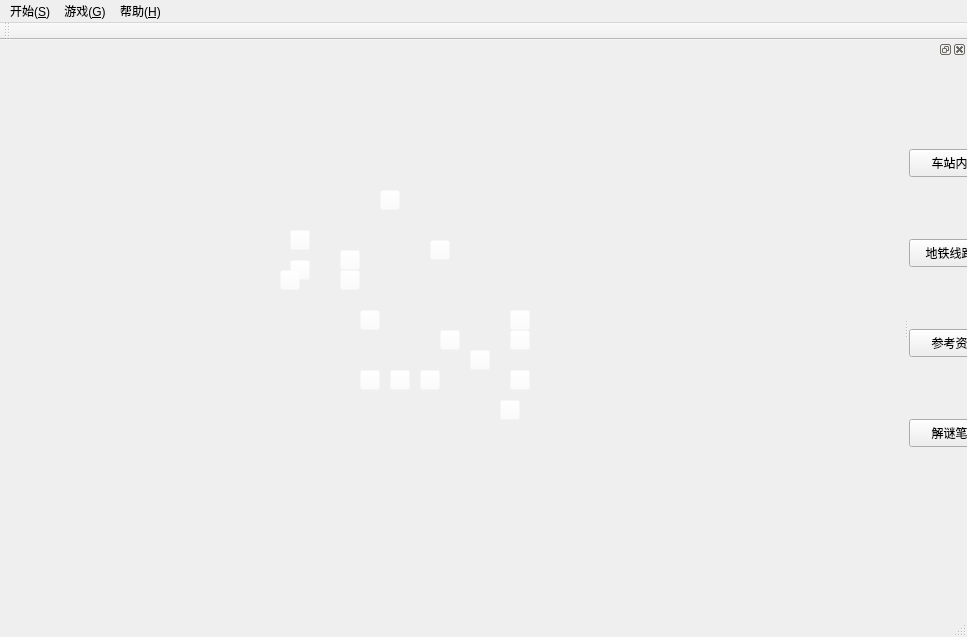
<?xml version="1.0" encoding="UTF-8"?>
<ui version="4.0">
 <class>MyMainWindow</class>
 <widget class="QMainWindow" name="MyMainWindow">
  <property name="geometry">
   <rect>
    <x>0</x>
    <y>0</y>
    <width>967</width>
    <height>637</height>
   </rect>
  </property>
  <property name="windowTitle">
   <string>MyMainWindow</string>
  </property>
  <widget class="QWidget" name="centralWidget">
   <widget class="QPushButton" name="pekinguniveastgate">
    <property name="geometry">
     <rect>
      <x>290</x>
      <y>190</y>
      <width>20</width>
      <height>20</height>
     </rect>
    </property>
    <property name="styleSheet">
     <string notr="true">background-color: rgba(255, 255, 255, 0);</string>
    </property>
    <property name="text">
     <string/>
    </property>
   </widget>
   <widget class="QPushButton" name="xidan">
    <property name="geometry">
     <rect>
      <x>390</x>
      <y>330</y>
      <width>20</width>
      <height>20</height>
     </rect>
    </property>
    <property name="styleSheet">
     <string notr="true">background-color: rgba(255, 255, 255, 0);</string>
    </property>
    <property name="text">
     <string/>
    </property>
   </widget>
   <widget class="QPushButton" name="fuxingmen">
    <property name="geometry">
     <rect>
      <x>360</x>
      <y>330</y>
      <width>20</width>
      <height>20</height>
     </rect>
    </property>
    <property name="styleSheet">
     <string notr="true">background-color: rgba(255, 255, 255, 0);</string>
    </property>
    <property name="text">
     <string/>
    </property>
   </widget>
   <widget class="QPushButton" name="dongsishitiao">
    <property name="geometry">
     <rect>
      <x>510</x>
      <y>290</y>
      <width>20</width>
      <height>20</height>
     </rect>
    </property>
    <property name="styleSheet">
     <string notr="true">background-color: rgba(255, 255, 255, 0);</string>
    </property>
    <property name="text">
     <string/>
    </property>
   </widget>
   <widget class="QPushButton" name="beijingrailwaystation">
    <property name="geometry">
     <rect>
      <x>500</x>
      <y>360</y>
      <width>20</width>
      <height>20</height>
     </rect>
    </property>
    <property name="styleSheet">
     <string notr="true">background-color: rgba(255, 255, 255, 0);</string>
    </property>
    <property name="text">
     <string/>
    </property>
   </widget>
   <widget class="QPushButton" name="tiananmenxi">
    <property name="geometry">
     <rect>
      <x>420</x>
      <y>330</y>
      <width>20</width>
      <height>20</height>
     </rect>
    </property>
    <property name="styleSheet">
     <string notr="true">background-color: rgba(255, 255, 255, 0);</string>
    </property>
    <property name="text">
     <string/>
    </property>
   </widget>
   <widget class="QPushButton" name="nanluoguxiang">
    <property name="geometry">
     <rect>
      <x>440</x>
      <y>290</y>
      <width>20</width>
      <height>20</height>
     </rect>
    </property>
    <property name="styleSheet">
     <string notr="true">background-color: rgba(255, 255, 255, 0);</string>
    </property>
    <property name="text">
     <string/>
    </property>
   </widget>
   <widget class="QPushButton" name="haidianhuangzhuang">
    <property name="geometry">
     <rect>
      <x>280</x>
      <y>230</y>
      <width>20</width>
      <height>20</height>
     </rect>
    </property>
    <property name="styleSheet">
     <string notr="true">background-color: rgba(255, 255, 255, 0);</string>
    </property>
    <property name="text">
     <string/>
    </property>
   </widget>
   <widget class="QPushButton" name="zhongguancun">
    <property name="geometry">
     <rect>
      <x>290</x>
      <y>220</y>
      <width>20</width>
      <height>20</height>
     </rect>
    </property>
    <property name="styleSheet">
     <string notr="true">background-color: rgba(255, 255, 255, 0);</string>
    </property>
    <property name="text">
     <string/>
    </property>
   </widget>
   <widget class="QPushButton" name="wudaokou">
    <property name="geometry">
     <rect>
      <x>340</x>
      <y>210</y>
      <width>20</width>
      <height>20</height>
     </rect>
    </property>
    <property name="styleSheet">
     <string notr="true">background-color: rgba(255, 255, 255, 0);</string>
    </property>
    <property name="text">
     <string/>
    </property>
   </widget>
   <widget class="QPushButton" name="huilongguan">
    <property name="geometry">
     <rect>
      <x>380</x>
      <y>150</y>
      <width>20</width>
      <height>20</height>
     </rect>
    </property>
    <property name="styleSheet">
     <string notr="true">background-color: rgba(255, 255, 255, 0);</string>
    </property>
    <property name="text">
     <string/>
    </property>
   </widget>
   <widget class="QPushButton" name="jianguomen">
    <property name="geometry">
     <rect>
      <x>510</x>
      <y>330</y>
      <width>20</width>
      <height>20</height>
     </rect>
    </property>
    <property name="styleSheet">
     <string notr="true">background-color: rgba(255, 255, 255, 0);</string>
    </property>
    <property name="text">
     <string/>
    </property>
   </widget>
   <widget class="QPushButton" name="dongzhimen">
    <property name="geometry">
     <rect>
      <x>510</x>
      <y>270</y>
      <width>20</width>
      <height>20</height>
     </rect>
    </property>
    <property name="styleSheet">
     <string notr="true">background-color: rgba(255, 255, 255, 0);</string>
    </property>
    <property name="text">
     <string/>
    </property>
   </widget>
   <widget class="QPushButton" name="dongsi">
    <property name="geometry">
     <rect>
      <x>470</x>
      <y>310</y>
      <width>20</width>
      <height>20</height>
     </rect>
    </property>
    <property name="styleSheet">
     <string notr="true">background-color: rgba(255, 255, 255, 0);</string>
    </property>
    <property name="text">
     <string/>
    </property>
   </widget>
   <widget class="QPushButton" name="xizhimen">
    <property name="geometry">
     <rect>
      <x>360</x>
      <y>270</y>
      <width>20</width>
      <height>20</height>
     </rect>
    </property>
    <property name="styleSheet">
     <string notr="true">background-color: rgba(255, 255, 255, 0);</string>
    </property>
    <property name="text">
     <string/>
    </property>
   </widget>
   <widget class="QPushButton" name="forestpark">
    <property name="geometry">
     <rect>
      <x>430</x>
      <y>200</y>
      <width>20</width>
      <height>20</height>
     </rect>
    </property>
    <property name="styleSheet">
     <string notr="true">background-color: rgba(255, 255, 255, 0);</string>
    </property>
    <property name="text">
     <string/>
    </property>
   </widget>
   <widget class="QPushButton" name="zhichunlu">
    <property name="geometry">
     <rect>
      <x>340</x>
      <y>230</y>
      <width>20</width>
      <height>20</height>
     </rect>
    </property>
    <property name="styleSheet">
     <string notr="true">background-color: rgba(255, 255, 255, 0);</string>
    </property>
    <property name="text">
     <string/>
    </property>
   </widget>
   <zorder>zhongguancun</zorder>
   <zorder>wudaokou</zorder>
   <zorder>fuxingmen</zorder>
   <zorder>zhichunlu</zorder>
   <zorder>dongsishitiao</zorder>
   <zorder>nanluoguxiang</zorder>
   <zorder>haidianhuangzhuang</zorder>
   <zorder>forestpark</zorder>
   <zorder>jianguomen</zorder>
   <zorder>tiananmenxi</zorder>
   <zorder>huilongguan</zorder>
   <zorder>xizhimen</zorder>
   <zorder>dongzhimen</zorder>
   <zorder>pekinguniveastgate</zorder>
   <zorder>xidan</zorder>
   <zorder>dongsi</zorder>
   <zorder>beijingrailwaystation</zorder>
  </widget>
  <widget class="QMenuBar" name="menuBar">
   <property name="geometry">
    <rect>
     <x>0</x>
     <y>0</y>
     <width>967</width>
     <height>26</height>
    </rect>
   </property>
   <widget class="QMenu" name="menu_S">
    <property name="title">
     <string>开始(&amp;S)</string>
    </property>
   </widget>
   <widget class="QMenu" name="menu_G">
    <property name="title">
     <string>游戏(&amp;G)</string>
    </property>
    <addaction name="actionsequence_record"/>
    <addaction name="actiontip"/>
   </widget>
   <widget class="QMenu" name="menu_H">
    <property name="title">
     <string>帮助(&amp;H)</string>
    </property>
    <addaction name="actionintroduction"/>
   </widget>
   <addaction name="menu_S"/>
   <addaction name="menu_G"/>
   <addaction name="menu_H"/>
  </widget>
  <widget class="QToolBar" name="mainToolBar">
   <attribute name="toolBarArea">
    <enum>TopToolBarArea</enum>
   </attribute>
   <attribute name="toolBarBreak">
    <bool>false</bool>
   </attribute>
  </widget>
  <widget class="QStatusBar" name="statusBar"/>
  <widget class="QDockWidget" name="dockWidget_2">
   <attribute name="dockWidgetArea">
    <number>2</number>
   </attribute>
   <widget class="QWidget" name="dockWidgetContents_2">
    <widget class="QPushButton" name="pushButton_5">
     <property name="geometry">
      <rect>
       <x>0</x>
       <y>90</y>
       <width>93</width>
       <height>28</height>
      </rect>
     </property>
     <property name="text">
      <string>车站内景</string>
     </property>
    </widget>
    <widget class="QPushButton" name="pushButton_6">
     <property name="geometry">
      <rect>
       <x>0</x>
       <y>180</y>
       <width>93</width>
       <height>28</height>
      </rect>
     </property>
     <property name="text">
      <string>地铁线路图</string>
     </property>
    </widget>
    <widget class="QPushButton" name="pushButton_7">
     <property name="geometry">
      <rect>
       <x>0</x>
       <y>270</y>
       <width>93</width>
       <height>28</height>
      </rect>
     </property>
     <property name="text">
      <string>参考资料</string>
     </property>
    </widget>
    <widget class="QPushButton" name="pushButton_8">
     <property name="geometry">
      <rect>
       <x>0</x>
       <y>360</y>
       <width>93</width>
       <height>28</height>
      </rect>
     </property>
     <property name="text">
      <string>解谜笔记</string>
     </property>
    </widget>
   </widget>
  </widget>
  <action name="actionsequence_record">
   <property name="checkable">
    <bool>true</bool>
   </property>
   <property name="text">
    <string>sequence record</string>
   </property>
  </action>
  <action name="actiontip">
   <property name="text">
    <string>tip</string>
   </property>
  </action>
  <action name="actionintroduction">
   <property name="text">
    <string>introduction</string>
   </property>
  </action>
 </widget>
 <layoutdefault spacing="6" margin="11"/>
 <resources/>
 <connections/>
</ui>
